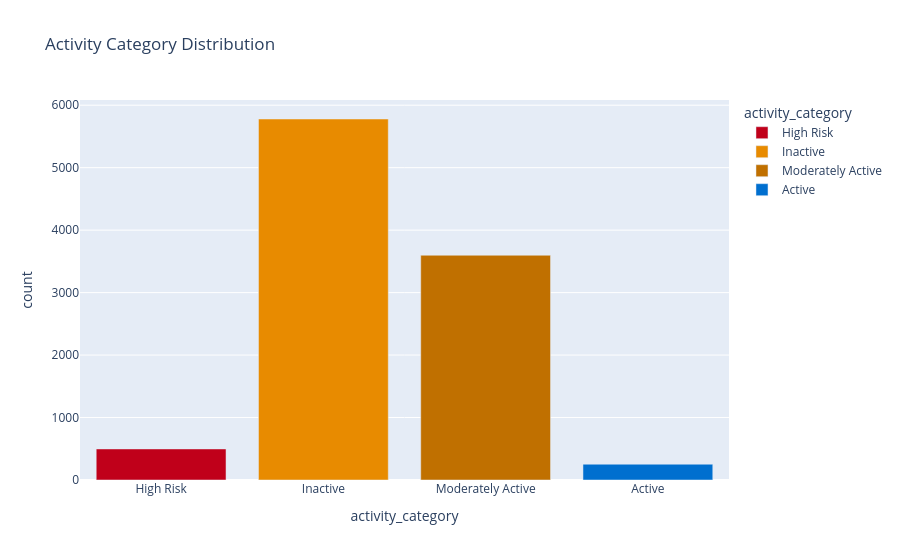
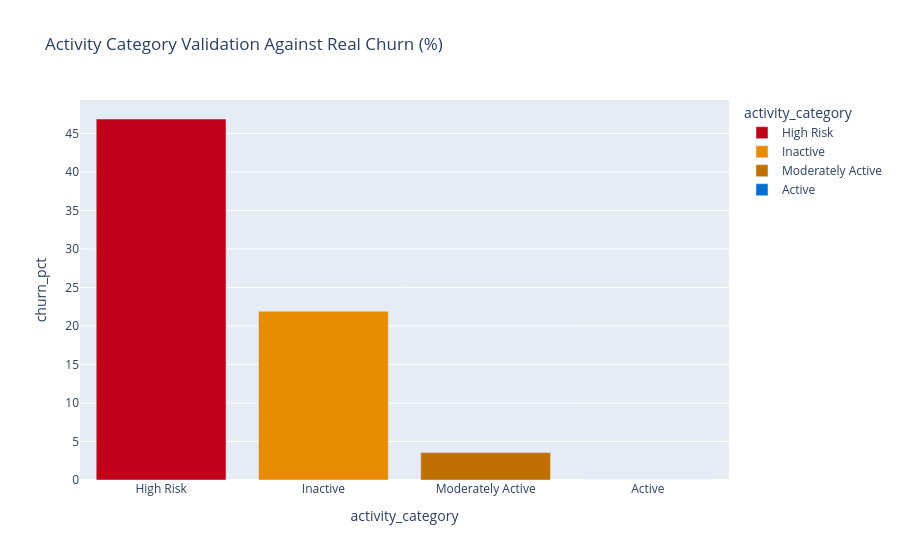
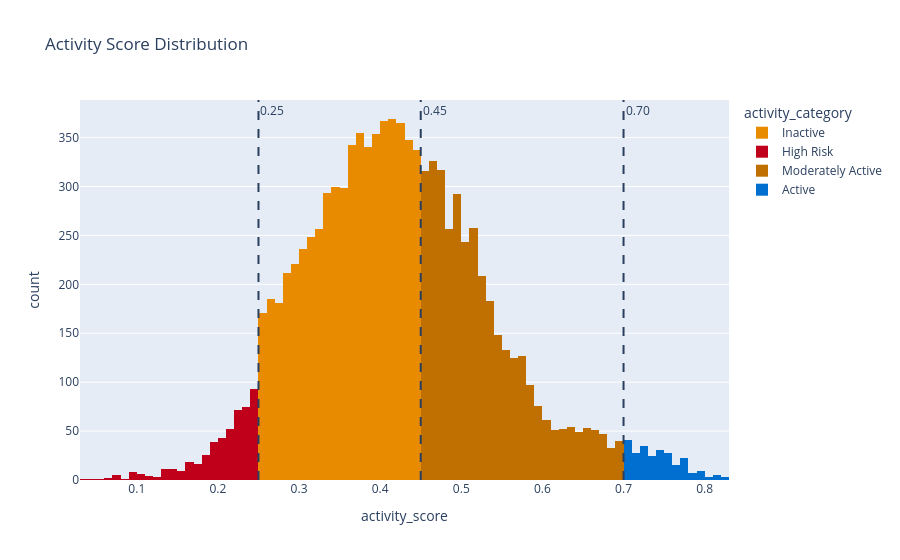
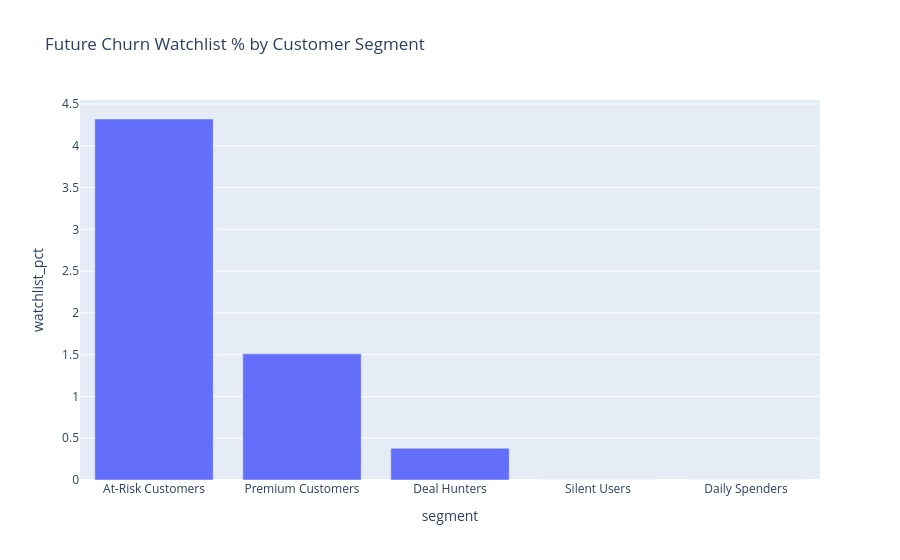

Source (notebook cell) for these figures, in order:
### Code cell
# ── Visualizations ──
# Plot 1
color_map = {'Active':'#006FCF', 'Moderately Active':'#C07000', 'Inactive':'#E88B00', 'High Risk':'#C0001A'}
fig1 = px.bar(q1, x='activity_category', y='count', color='activity_category', color_discrete_map=color_map, title="Activity Category Distribution")
fig1.show()

# Plot 2
fig2 = px.bar(q1, x='activity_category', y='churn_pct', color='activity_category', color_discrete_map=color_map, title="Activity Category Validation Against Real Churn (%)")
fig2.show()

# Plot 3
fig3 = px.histogram(cust, x='activity_score', color='activity_category', color_discrete_map=color_map, title="Activity Score Distribution")
fig3.add_vline(x=0.25, line_dash="dash", annotation_text="0.25")
fig3.add_vline(x=0.45, line_dash="dash", annotation_text="0.45")
fig3.add_vline(x=0.70, line_dash="dash", annotation_text="0.70")
fig3.show()

# Plot 4
fig4 = px.bar(q2, x='segment', y='watchlist_pct', title="Future Churn Watchlist % by Customer Segment")
fig4.show()

# Plot 5
fig5 = px.line(decile_churn, x='score_decile', y='churn_rate', markers=True, title="Churn Rate by Activity Score Decile (Lower score = Higher churn)")
fig5.show()

# Plot 6
fig6 = px.scatter(cust, x='activity_score', y='Total_Trans_Amt', color=cust['is_attrited'].astype(str), title="Activity Score vs Transaction Amount", opacity=0.5)
fig6.show()

# Plot 7
fig7 = px.histogram(bank, x='days_since_last_txn', title="Bank Account Transaction Gap Distribution")
fig7.add_vline(x=30, line_dash="dash", line_color="red", annotation_text="30 Days")
fig7.show()

# Plot 8
fig8 = px.scatter(cust, x='Months_Inactive_12_mon', y='activity_score', color='activity_category', color_discrete_map=color_map, title="Inactivity Months vs Computed Activity Score")
fig8.show()

### Figure 1 — Plotly figure (JSON) as saved in the notebook; plotly's stock layout.template omitted (floating-point values rounded to 4 significant figures)
{"data": [{"hovertemplate": "activity_category=%{x}<br>count=%{y}<extra></extra>", "legendgroup": "High Risk", "marker": {"color": "#C0001A", "pattern": {"shape": ""}}, "name": "High Risk", "orientation": "v", "showlegend": true, "textposition": "auto", "type": "bar", "x": ["High Risk"], "xaxis": "x", "y": [497], "yaxis": "y"}, {"hovertemplate": "activity_category=%{x}<br>count=%{y}<extra></extra>", "legendgroup": "Inactive", "marker": {"color": "#E88B00", "pattern": {"shape": ""}}, "name": "Inactive", "orientation": "v", "showlegend": true, "textposition": "auto", "type": "bar", "x": ["Inactive"], "xaxis": "x", "y": [5779], "yaxis": "y"}, {"hovertemplate": "activity_category=%{x}<br>count=%{y}<extra></extra>", "legendgroup": "Moderately Active", "marker": {"color": "#C07000", "pattern": {"shape": ""}}, "name": "Moderately Active", "orientation": "v", "showlegend": true, "textposition": "auto", "type": "bar", "x": ["Moderately Active"], "xaxis": "x", "y": [3598], "yaxis": "y"}, {"hovertemplate": "activity_category=%{x}<br>count=%{y}<extra></extra>", "legendgroup": "Active", "marker": {"color": "#006FCF", "pattern": {"shape": ""}}, "name": "Active", "orientation": "v", "showlegend": true, "textposition": "auto", "type": "bar", "x": ["Active"], "xaxis": "x", "y": [253], "yaxis": "y"}], "layout": {"barmode": "relative", "legend": {"title": {"text": "activity_category"}, "tracegroupgap": 0}, "title": {"text": "Activity Category Distribution"}, "xaxis": {"anchor": "y", "categoryarray": ["High Risk", "Inactive", "Moderately Active", "Active"], "categoryorder": "array", "domain": [0.0, 1.0], "title": {"text": "activity_category"}}, "yaxis": {"anchor": "x", "domain": [0.0, 1.0], "title": {"text": "count"}}}}

### Figure 2 — Plotly figure (JSON) as saved in the notebook; plotly's stock layout.template omitted (floating-point values rounded to 4 significant figures)
{"data": [{"hovertemplate": "activity_category=%{x}<br>churn_pct=%{y}<extra></extra>", "legendgroup": "High Risk", "marker": {"color": "#C0001A", "pattern": {"shape": ""}}, "name": "High Risk", "orientation": "v", "showlegend": true, "textposition": "auto", "type": "bar", "x": ["High Risk"], "xaxis": "x", "y": [46.88], "yaxis": "y"}, {"hovertemplate": "activity_category=%{x}<br>churn_pct=%{y}<extra></extra>", "legendgroup": "Inactive", "marker": {"color": "#E88B00", "pattern": {"shape": ""}}, "name": "Inactive", "orientation": "v", "showlegend": true, "textposition": "auto", "type": "bar", "x": ["Inactive"], "xaxis": "x", "y": [21.91], "yaxis": "y"}, {"hovertemplate": "activity_category=%{x}<br>churn_pct=%{y}<extra></extra>", "legendgroup": "Moderately Active", "marker": {"color": "#C07000", "pattern": {"shape": ""}}, "name": "Moderately Active", "orientation": "v", "showlegend": true, "textposition": "auto", "type": "bar", "x": ["Moderately Active"], "xaxis": "x", "y": [3.56], "yaxis": "y"}, {"hovertemplate": "activity_category=%{x}<br>churn_pct=%{y}<extra></extra>", "legendgroup": "Active", "marker": {"color": "#006FCF", "pattern": {"shape": ""}}, "name": "Active", "orientation": "v", "showlegend": true, "textposition": "auto", "type": "bar", "x": ["Active"], "xaxis": "x", "y": [0.0], "yaxis": "y"}], "layout": {"barmode": "relative", "legend": {"title": {"text": "activity_category"}, "tracegroupgap": 0}, "title": {"text": "Activity Category Validation Against Real Churn (%)"}, "xaxis": {"anchor": "y", "categoryarray": ["High Risk", "Inactive", "Moderately Active", "Active"], "categoryorder": "array", "domain": [0.0, 1.0], "title": {"text": "activity_category"}}, "yaxis": {"anchor": "x", "domain": [0.0, 1.0], "title": {"text": "churn_pct"}}}}

### Figure 3 — Plotly figure (JSON) as saved in the notebook; plotly's stock layout.template omitted (floating-point values rounded to 4 significant figures; data arrays with more than 128 entries replaced by an {"elided": "..."} marker saying what was removed)
{"data": [{"bingroup": "x", "hovertemplate": "activity_category=Inactive<br>activity_score=%{x}<br>count=%{y}<extra></extra>", "legendgroup": "Inactive", "marker": {"color": "#E88B00", "pattern": {"shape": ""}}, "name": "Inactive", "orientation": "v", "showlegend": true, "type": "histogram", "x": {"elided": "5779 float values"}, "xaxis": "x", "yaxis": "y"}, {"bingroup": "x", "hovertemplate": "activity_category=High Risk<br>activity_score=%{x}<br>count=%{y}<extra></extra>", "legendgroup": "High Risk", "marker": {"color": "#C0001A", "pattern": {"shape": ""}}, "name": "High Risk", "orientation": "v", "showlegend": true, "type": "histogram", "x": {"elided": "497 float values"}, "xaxis": "x", "yaxis": "y"}, {"bingroup": "x", "hovertemplate": "activity_category=Moderately Active<br>activity_score=%{x}<br>count=%{y}<extra></extra>", "legendgroup": "Moderately Active", "marker": {"color": "#C07000", "pattern": {"shape": ""}}, "name": "Moderately Active", "orientation": "v", "showlegend": true, "type": "histogram", "x": {"elided": "3598 float values"}, "xaxis": "x", "yaxis": "y"}, {"bingroup": "x", "hovertemplate": "activity_category=Active<br>activity_score=%{x}<br>count=%{y}<extra></extra>", "legendgroup": "Active", "marker": {"color": "#006FCF", "pattern": {"shape": ""}}, "name": "Active", "orientation": "v", "showlegend": true, "type": "histogram", "x": {"elided": "253 float values"}, "xaxis": "x", "yaxis": "y"}], "layout": {"annotations": [{"showarrow": false, "text": "0.25", "x": 0.25, "xanchor": "left", "xref": "x", "y": 1, "yanchor": "top", "yref": "y domain"}, {"showarrow": false, "text": "0.45", "x": 0.45, "xanchor": "left", "xref": "x", "y": 1, "yanchor": "top", "yref": "y domain"}, {"showarrow": false, "text": "0.70", "x": 0.7, "xanchor": "left", "xref": "x", "y": 1, "yanchor": "top", "yref": "y domain"}], "barmode": "relative", "legend": {"title": {"text": "activity_category"}, "tracegroupgap": 0}, "shapes": [{"line": {"dash": "dash"}, "type": "line", "x0": 0.25, "x1": 0.25, "xref": "x", "y0": 0, "y1": 1, "yref": "y domain"}, {"line": {"dash": "dash"}, "type": "line", "x0": 0.45, "x1": 0.45, "xref": "x", "y0": 0, "y1": 1, "yref": "y domain"}, {"line": {"dash": "dash"}, "type": "line", "x0": 0.7, "x1": 0.7, "xref": "x", "y0": 0, "y1": 1, "yref": "y domain"}], "title": {"text": "Activity Score Distribution"}, "xaxis": {"anchor": "y", "domain": [0.0, 1.0], "title": {"text": "activity_score"}}, "yaxis": {"anchor": "x", "domain": [0.0, 1.0], "title": {"text": "count"}}}}

### Figure 4 — Plotly figure (JSON) as saved in the notebook; plotly's stock layout.template omitted (floating-point values rounded to 4 significant figures)
{"data": [{"hovertemplate": "segment=%{x}<br>watchlist_pct=%{y}<extra></extra>", "legendgroup": "", "marker": {"color": "#636efa", "pattern": {"shape": ""}}, "name": "", "orientation": "v", "showlegend": false, "textposition": "auto", "type": "bar", "x": ["At-Risk Customers", "Premium Customers", "Deal Hunters", "Silent Users", "Daily Spenders"], "xaxis": "x", "y": [4.32, 1.51, 0.38, 0.0, 0.0], "yaxis": "y"}], "layout": {"barmode": "relative", "legend": {"tracegroupgap": 0}, "title": {"text": "Future Churn Watchlist % by Customer Segment"}, "xaxis": {"anchor": "y", "domain": [0.0, 1.0], "title": {"text": "segment"}}, "yaxis": {"anchor": "x", "domain": [0.0, 1.0], "title": {"text": "watchlist_pct"}}}}
